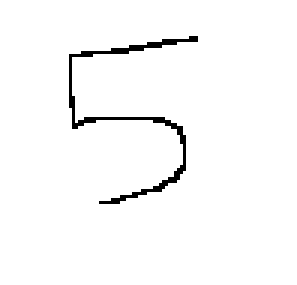
#> input picture Distance Metrices/OCR/data/Character_bitmap/5g.bmp, 99 x 95 px, given in place of 9a.bmp, which was not available (shown 3 times larger)
$ python OCRv1.py   (Python 2 division)
#> lines starting #> are read from the running program, lines starting #| are printed output that depends on the picture; after the words box and inside, x2 and y2 are one past the last pixel; in counts of white or black regions, pixels touching at a corner belong together; pictures that were not available may be replaced by others from this repository, and a replacement may not be noted
from PIL import Image
import numpy as np
import math


def crop_image(img):
    #finding vertical starting pixel of image:
    for i in range(len(img)):
        if False in img[i]:
            v_h = i
            break
    #find vertical last pixel of image:
    v_l = len(img) - 1
    for i in range(len(img)-1, v_h, -1):
        if False in img[i]:
            v_l = i
            break

    img = img[v_h:v_l+1]#cropping image vertically

    #Finding horizontal left(starting point) and horizontal right(ending point) of image
    h_l = len(img[0])-1
    h_r = 0
    for row in img:
        got_h_l = False
        for i in range(len(row)):
            if row[i] == False and i < h_l:
                h_l = i
                got_h_l = True
            elif row[i] == True and row[i-1] == False and  i > h_r:
                h_r = i-1

    #cropping image horizontally
    cropped_img = []
    for row in img:
        temp = []
        for i in range(h_l, h_r+1):
            if row[i]:
                temp.append(0)
            else:
                temp.append(1)
        cropped_img.append(temp)
    return cropped_img


def down_sample(img, row_p, col_p):
    raw_row = math.ceil(len(img)/float(row_p)) * row_p
    row_down = int(raw_row/row_p)
    raw_col = math.ceil(len(img[0])/float(col_p)) * col_p
    col_down = int(raw_col/col_p)
    out_img =[]
    for i in range(row_p):
        temp = []
        for x in range(col_p):
            temp.append(0)
        out_img.append(temp)

    for row_i in range(len(img)):
        for col_i in range(len(img[0])):
            if img[row_i][col_i] == 1:
                out_img[row_i/row_down][col_i/col_down] = 1
    return out_img

def get_img(f_name):
    im = Image.open("data/Character_bitmap/"+f_name+".bmp")
    p = np.array(im)
    img = crop_image(p)
    img = down_sample(img, 7, 5)
    return img

#The character image data set
number_classes = {'9':get_img('9a'), '8':get_img('8a'), '7':get_img('7a'), '6':get_img('6a'), '5':get_img('5a'),
                  '4':get_img('4a'), '3':get_img('3a'), '2':get_img('2a'), '1':get_img('1a'), '0':get_img('0a')}
#> in get_img, im is the input picture: PIL image 99x95 1; 97.6% white; black in thin lines or dots, all inside (x1, y1, x2, y2) = (23, 12, 66, 68)
#> the loop in crop_image, `for i in range(len(img)):` made 13 passes
#> v_h on pass 13: 12
#> in crop_image, `v_l = len(img) - 1`: v_l = 94
#> the loop in crop_image, `for i in range(len(img)-1, v_h, -1):` made 28 passes
#> (i, v_l) on pass 28: (67, 67)
#> i on passes 1 to 6: 94, 93, 92, 91, 90, 89
#> in crop_image, `img = img[v_h:v_l+1]#cropping image vertically`:
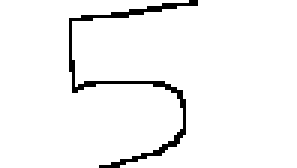
#> img: shape (56, 99) bool (shown 3 times larger); 96% white; black in thin lines or dots, all inside (x1, y1, x2, y2) = (23, 0, 66, 56)
#> in crop_image, `h_l = len(img[0])-1`: h_l = 98
#> the loop in crop_image, `for row in img:` made 56 passes
#> after the loop in crop_image, `for row in img:`: h_l = 23; h_r = 65
#> after the loop in crop_image, `for row in img:`: cropped_img = 56 items
#> in down_sample, `raw_row = math.ceil(len(img)/float(row_p)) * row_p`: raw_row = 56
#> in down_sample, `row_down = int(raw_row/row_p)`: row_down = 8
#> in down_sample, `raw_col = math.ceil(len(img[0])/float(col_p)) * col_p`: raw_col = 45
#> in down_sample, `col_down = int(raw_col/col_p)`: col_down = 9
#> the loop in down_sample, `for row_i in range(len(img)):` made 56 passes
#> after the loop in down_sample, `for row_i in range(len(img)):`: out_img = [[1, 1, 1, 1, 1], [1, 0, 0, 0, 0], [1, 0, 0, 0, 0], [1, 1, 1, 1, 1], [0, 0, 0, 0, 1], [0, 0, 0, 1, 1], [0, 1, 1, 1, 0]]
#> in get_img, `img = down_sample(img, 7, 5)`: img has the same summary as out_img in down_sample
#> call 2 of get_img, with f_name = '8a'
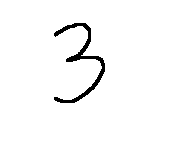
#> input picture Distance Metrices/OCR/data/Character_bitmap/draw_pad.bmp, 182 x 149 px, given in place of 8a.bmp, which was not available
#> in get_img, im is the input picture: PIL image 182x149 1; 97.5% white; 1 black region, box (x1, y1, x2, y2) and area: (54, 23, 105, 103) 689
#> the loop in crop_image (call 2), `for i in range(len(img)):` made 24 passes
#> v_h on pass 24: 23
#> in crop_image (call 2), `v_l = len(img) - 1`: v_l = 148
#> the loop in crop_image (call 2), `for i in range(len(img)-1, v_h, -1):` made 47 passes
#> (i, v_l) on pass 47: (102, 102)
#> i on passes 1 to 6: 148, 147, 146, 145, 144, 143
#> in crop_image (call 2), `img = img[v_h:v_l+1]#cropping image vertically`:
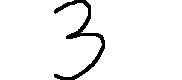
#> img: shape (80, 182) bool; 95.3% white; 1 black region, box (x1, y1, x2, y2) and area: (54, 0, 105, 80) 689
#> in crop_image (call 2), `h_l = len(img[0])-1`: h_l = 181
#> the loop in crop_image (call 2), `for row in img:` made 80 passes
#> after the loop in crop_image (call 2), `for row in img:`: h_l = 54; h_r = 104
#> after the loop in crop_image (call 2), `for row in img:`: cropped_img = 80 items
#> the loop in down_sample (call 2), `for row_i in range(len(img)):` made 80 passes
#> in get_img (call 2), `img = down_sample(img, 7, 5)`: img = [[1, 1, 1, 1, 0], [1, 0, 1, 1, 0], [0, 1, 1, 1, 1], [0, 1, 1, 1, 1], [0, 0, 0, 1, 1], [0, 0, 1, 1, 0], [1, 1, 1, 0, 0]]
#> (the run stopped early here; a loop or call above may not have finished)
